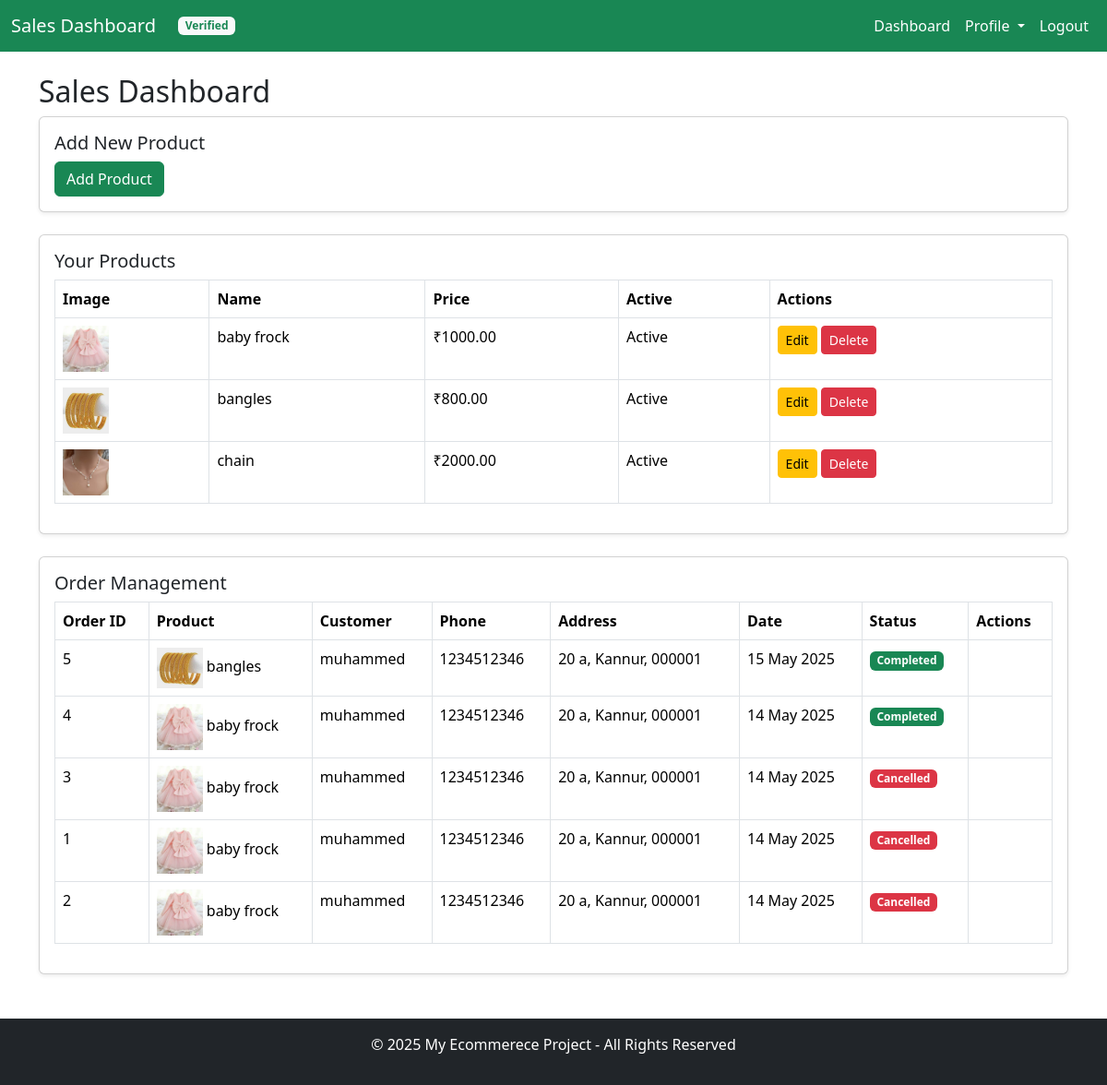
Page /salesdashboard/ (signed in) on the earlier database version.
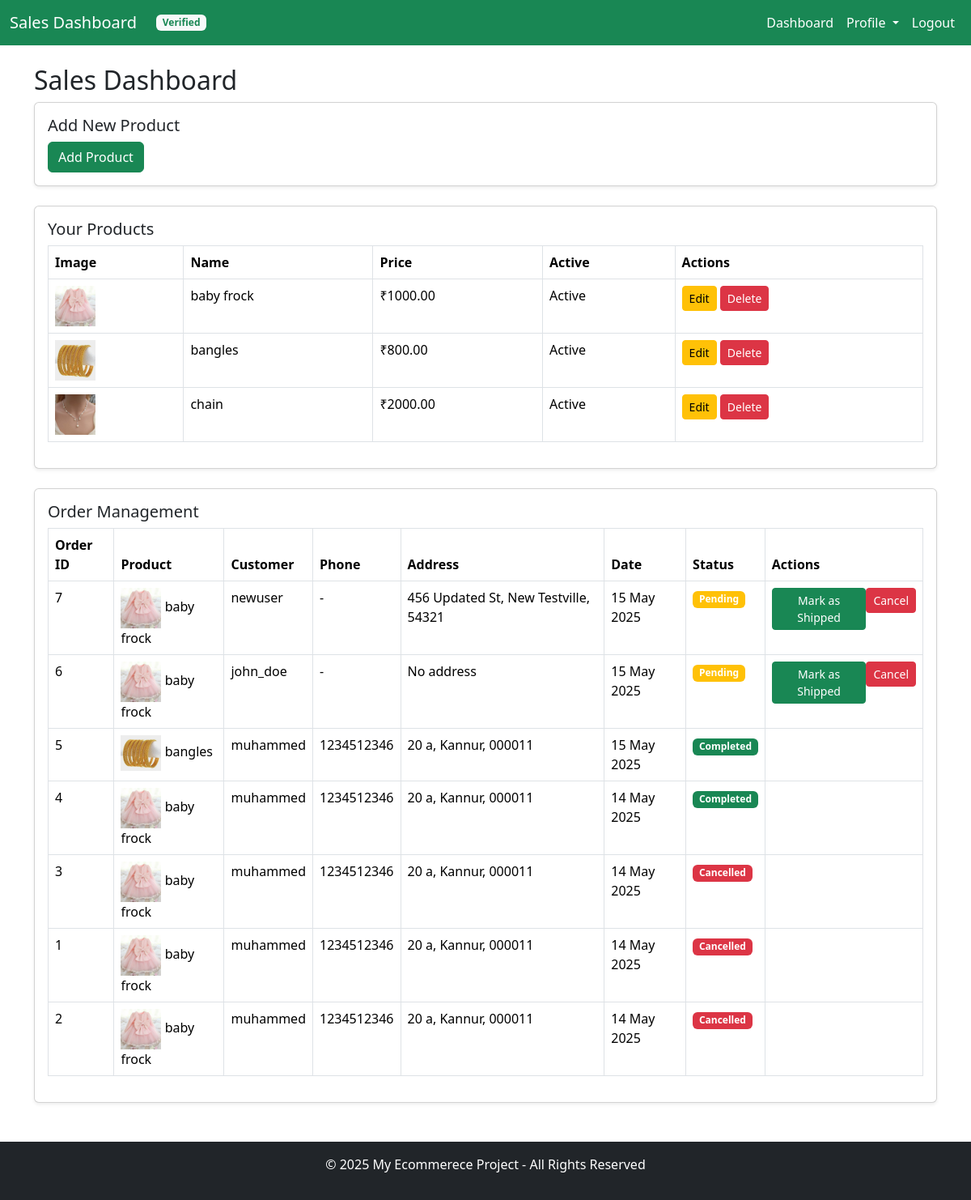
Same page on the later database version.
### accounts/models.py (models this page shows, shortened)
class Product(models.Model):
    name = models.CharField(max_length=255)
    description = models.TextField()
    price = models.DecimalField(max_digits=10, decimal_places=2)
    image = models.ImageField(upload_to='product_images/', null=True, blank=True)
    created_by = models.ForeignKey(settings.AUTH_USER_MODEL, on_delete=models.CASCADE, related_name='products')
    is_active = models.BooleanField(default=True)
    created_at = models.DateTimeField(auto_now_add=True)

class Order(models.Model):
    STATUS_CHOICES = [
        ('pending', 'Pending'),
        ('shipped', 'Shipped'),
        ('completed', 'Completed'),
        ('cancelled', 'Cancelled'),
    ]
    user = models.ForeignKey(settings.AUTH_USER_MODEL, on_delete=models.CASCADE,related_name='user')
    product = models.ForeignKey(Product, on_delete=models.CASCADE,null=True,blank=True)
    seller = models.ForeignKey(settings.AUTH_USER_MODEL, on_delete=models.CASCADE, related_name='sales',null=True,blank=True)
    status = models.CharField(max_length=20, choices=STATUS_CHOICES, default='pending')
    created_at = models.DateTimeField(auto_now_add=True,null=True,blank=True)
    cancelled_at = models.DateTimeField(null=True, blank=True)

class CustomUser(AbstractUser):
    ROLE_CHOICES = (
        ('admin', 'Admin'),
        ('user', 'User'),
        ('sales', 'Sales'),
    )
    email = models.EmailField(('email address'), unique=True)  # ✅ Make email unique
    phone_number = models.CharField(max_length=15, blank=True, null=True)
    role = models.CharField(max_length=10, choices=ROLE_CHOICES, default='user')
    is_verified = models.BooleanField(default=False)  # Used to verify sales accounts
    USERNAME_FIELD = 'email'
    REQUIRED_FIELDS = ['username', 'role']

class Address(models.Model):
    user = models.ForeignKey(settings.AUTH_USER_MODEL, on_delete=models.CASCADE)
    address_line = models.TextField()
    city = models.CharField(max_length=100)
    postal_code = models.CharField(max_length=10)
    is_default = models.BooleanField(default=False)

### accounts/views.py (the view)
# urls.py: path('salesdashboard/', views.sales_dashboard, name='sales_dashboard'),
@login_required
@user_passes_test(is_sales)
def sales_dashboard(request):
    if request.user.role != 'sales':
        return redirect('login')
    products = Product.objects.filter(created_by=request.user)
    orders = Order.objects.filter(
        product__created_by=request.user
    ).select_related('user', 'product').order_by('-created_at')
    return render(request, 'accounts/sales_dashboard.html', {
        'products': products,
        'orders': orders,
        'is_verified': request.user.is_verified
    })

### accounts/views.py (called while the page is built)
def is_sales(user):
    return user.is_authenticated and user.role == 'sales'

### accounts/templates/accounts/sales_dashboard.html (shortened to what the changed rows need)
{% extends 'accounts/sales_base.html' %}
{% load static %}
{% block content %}
<div class="container mt-4">
    <h2>Sales Dashboard</h2>
    <div class="card shadow-sm mb-4">
        <div class="card-body">
            <table class="table table-bordered">
                <thead>
                    <tr>
                        <th>Image</th>
                        <th>Name</th>
                        <th>Price</th>
                        <th>Active</th>
                        <th>Actions</th>
                    </tr>
                </thead>
                <tbody>
                    {% for product in products %}
                    <tr>
                        <td><img src="{{ product.image.url }}" width="50" height="50" /></td>
                        <td>{{ product.name }}</td>
                        <td>₹{{ product.price }}</td>
                        <td>{{ product.is_active|yesno:"Active,Inactive" }}</td>
                        <td>
                            <a href="{% url 'sales_product_edit' product.pk %}" class="btn btn-sm btn-warning">Edit</a>
                            <a href="{% url 'sales_product_delete' product.pk %}" class="btn btn-sm btn-danger">Delete</a>
                        </td>
                    </tr>
                    {% empty %}
                    <tr>
                        <td colspan="5" class="text-center">No products found</td>
                    </tr>
                    {% endfor %}
                </tbody>
            </table>
        </div>
    </div>
    <div class="card shadow-sm mt-4">
        <div class="card-body">
            <div class="table-responsive">
                <table class="table table-bordered table-hover">
                    <thead class="thead-dark">
                        <tr>
                            <th>Order ID</th>
                            <th>Product</th>
                            <th>Customer</th>
                            <th>Phone</th>
                            <th>Address</th>
                            <th>Date</th>
                            <th>Status</th>
                            <th>Actions</th>
                        </tr>
                    </thead>
                    <tbody>
                        {% for order in orders %}
                        <tr>
                            <td>{{ order.id }}</td>
                            <td>
                                <img src="{{ order.product.image.url }}" width="50" class="mr-2">
                                {{ order.product.name }}
                            </td>
                            <td>{{ order.user.username }}</td>
                            <td>{{ order.user.phone_number|default:"-" }}</td>
                            <td>
                                {% with address=order.user.address_set.first %}
                                    {% if address %}
                                        {{ address.address_line }}, {{ address.city }}, {{ address.postal_code }}
                                    {% else %}
                                        No address
                                    {% endif %}
                                {% endwith %}
                            </td>
                            <td>{{ order.created_at|date:"d M Y" }}</td>
                            <td>
                                <span class="badge
                                    {% if order.status == 'completed' %}bg-success
                                    {% elif order.status == 'cancelled' %}bg-danger
                                    {% elif order.status == 'shipped' %}bg-info
                                    {% else %}bg-warning{% endif %}">
                                    {{ order.status|title }}
                                </span>
                            </td>
                            <td>
                                <div class="btn-group">
                                    {% if order.status == 'pending' %}
                                        <form method="POST" action="{% url 'update_order_status' order.id 'shipped' %}">
                                            <button type="submit" class="btn btn-sm btn-success">Mark as Shipped</button>
                                        </form>
                                        <form method="POST" action="{% url 'update_order_status' order.id 'cancelled' %}">
                                            <button type="submit" class="btn btn-sm btn-danger">Cancel</button>
                                        </form>
                                    {% elif order.status == 'shipped' %}
                                        <form method="POST" action="{% url 'update_order_status' order.id 'completed' %}">
                                            {% csrf_token %}
                                            <button type="submit" class="btn btn-sm btn-primary">Complete</button>
                                        </form>
                                    {% endif %}
                                </div>
                            </td>
                        </tr>
                        {% empty %}
                        <tr>
                            <td colspan="8" class="text-center">No orders found</td>
                        </tr>
                        {% endfor %}
                    </tbody>
                </table>
            </div>
        </div>
    </div>
</div>
{% endblock %}

Differences in the rows shown:
added Order: id "7", product.image (picture), product.name "baby frock", user.username "newuser", user.phone_number "-", user.address_set.first.address_line "456 Updated St", user.address_set.first.city "New Testville", user.address_set.first.postal_code "54321", created_at "15 May 2025", status "Pending", shows "Mark as Shipped"
added Order: id "6", product.image (picture), product.name "baby frock", user.username "john_doe", user.phone_number "-", shows "No address", created_at "15 May 2025", status "Pending", shows "Mark as Shipped"
changed through a linked row, Order "bangles": user.address_set.first.postal_code "000001" → "000011"
changed through a linked row, Order id 4: user.address_set.first.postal_code "000001" → "000011"
changed through a linked row, Order id 3: user.address_set.first.postal_code "000001" → "000011"
changed through a linked row, Order id 1: user.address_set.first.postal_code "000001" → "000011"
changed through a linked row, Order id 2: user.address_set.first.postal_code "000001" → "000011"
